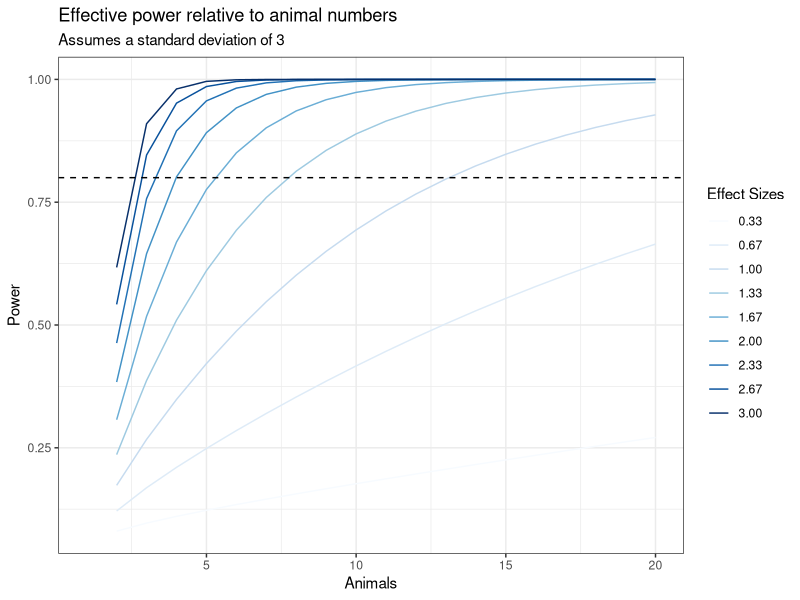

Write R code to recreate this figure.
## ---- chunk 1
library(knitr)
#figures made will go to directory called figures, will make them as both png and pdf files 
opts_chunk$set(fig.path='figures/',
               echo=FALSE, warning=FALSE, message=FALSE,dev=c('png','pdf'))
options(scipen = 2, digits = 3)
# set echo and message to TRUE if you want to display code blocks and code output respectively

knitr::knit_hooks$set(inline = function(x) {
  knitr:::format_sci(x, 'md')
})


superpose.eb <- function (x, y, ebl, ebu = ebl, length = 0.08, ...)
  arrows(x, y + ebu, x, y - ebl, angle = 90, code = 3,
  length = length, ...)

  
se <- function(x) sd(x, na.rm=T)/sqrt(length(x))

#load these packages, nearly always needed
library(tidyr)
library(dplyr)

# sets maize and blue color scheme
color.scheme <- c('#00274c', '#ffcb05')

library(ggplot2)
#sets default theme
theme_set(theme_bw())

#to change colors use
#scale_color_manual(values = color.scheme)
#scale_fill_manual(values = color.scheme)
## ---- chunk 2
library(pwr)
#desired effect size in standard deviations
effect.size <- 5 # expected difference in absolute terms
assay.sd <- 3 # the standard deviation of the assay, in the same units as the effect size
effect.size.sd <- effect.size/assay.sd
#desired false positive rate
fpr <- 0.05
#desired power (inverse of false negative rate)
power <- 0.8
#calculate required n
required.animals <- pwr.t.test(d=effect.size.sd,
                               power=power,
                               sig.level=fpr,
                               alternative="greater",
                               type="two.sample")$n
## ---- chunk 3

animals <- seq(1:20) #animal range to test
effect.sizes <- seq(1,9,by=1) # effect size range to test
power.table <- expand.grid(animals=animals,effect.sizes=effect.sizes)
power.table$effect.sizes.sd <- power.table$effect.sizes/assay.sd

for (effect.size.sd in power.table$effect.sizes.sd){
for (n.test in power.table$animals){
  power.table[power.table$animals==n.test&power.table$effect.sizes.sd==effect.size.sd,'power'] <- 
    pwr.t.test(d=effect.size.sd,
               n=n.test,
               sig.level=fpr,
               alternative="greater",
               type="two.sample")$power
}
}

# with(filter(power.table, effect.sizes==effect.sizes[1]),
#      plot(animals,power,
#           type="l",
#           las=1,
#           main="Desired Effect Sizes from 1-10",
#           ylim=c(0,1)))
# #draw lines for each sample effect size
# for (effect.size in effect.sizes) {
#   with(filter(power.table, effect.sizes==effect.size), lines(animals,power))
# }
# abline(h=0.8, lty=2)

library(ggplot2)
library(RColorBrewer)

power.table$effect.sizes.sd <- as.factor(format(round(power.table$effect.sizes.sd,2),nsmall=2))
p <- ggplot(power.table, aes(y=power,x=animals))
p + geom_line(aes(col=effect.sizes.sd)) +
  labs(y="Power",
       x="Animals",
       title="Effective power relative to animal numbers",
       subtitle=paste("Assumes a standard deviation of", assay.sd)) +
  geom_hline(yintercept=0.8, lty=2) + 
  scale_colour_manual("Effect Sizes", values=brewer.pal(10,'Blues'))
## ---- chunk 4
sessionInfo()
